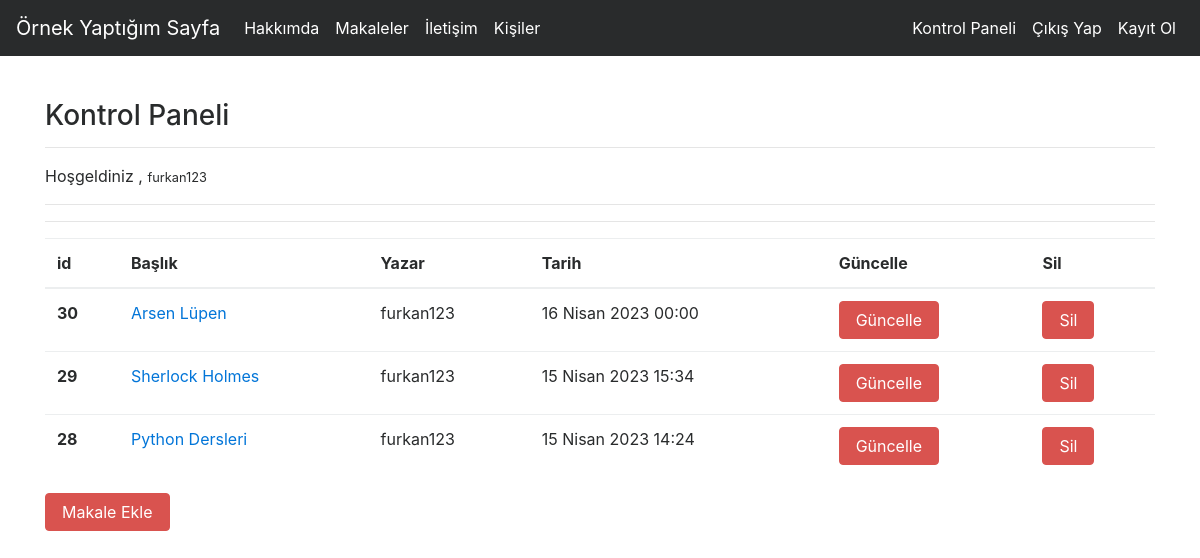
Screenshot of /articles/dashboard/ (signed in) with the database file from the repository.
### article/models.py (models this page shows, shortened)
class Article(models.Model):
    author = models.ForeignKey("auth.User",on_delete=models.CASCADE,verbose_name="Yazar") # foreingkey user tablosuna atıfta bulunuyor. /// on_delete user silindiğinde makaleyi sil anlamına geliyor.
    title = models.CharField(max_length=50,verbose_name="Başlık")
    content = RichTextField()
    created_date = models.DateTimeField(auto_now_add=True,verbose_name="Oluşturulma Tarihi")
    article_image = models.FileField(blank=True,null=True,verbose_name="Makaleye Resim Ekle")
    class Meta:
        ordering = ['-created_date']

### article/views.py (the view)
# urls.py: path('dashboard/',views.dashboard,name = "dashboard"),
@login_required(login_url="user:login")
def dashboard(request):
    article = Article.objects.filter(author = request.user)
    context = {
        "articles": article
    }
    return render(request,"dashboard.html",context)

### templates/dashboard.html
{% extends 'layout.html' %}
{% block body %}
<h3>Kontrol Paneli</h3>
<hr>
<p>
    Hoşgeldiniz , <small>{{request.user.username}}</small>
</p>
<hr>
<hr>
{% if articles %}
    <table class="table table-dark">
        <thead>
        <tr>
            <th scope="col">id</th>
            <th scope="col">Başlık</th>
            <th scope="col">Yazar</th>
            <th scope="col">Tarih</th>
            <th scope="col">Güncelle</th>
            <th scope="col">Sil</th>
        </tr>
        </thead>
        <tbody>
            {% for article in articles %}
            <tr>
                <th scope="row">{{article.id}}</th>
                <td><a href="{% url 'article:detail' article.id %}"> {{article.title}}</a></td>
                <td>{{article.author.username}}</td>
                <td>{{article.created_date}}</td>
                <td><a href="{% url 'article:update' article.id %}" class = "btn btn-danger">Güncelle</a></td>
                <td><a href="{% url 'article:delete' article.id %}" class = "btn btn-danger">Sil</a></td>
            </tr>
            {% endfor %}
        </tbody>
    </table>
    <a class = "btn btn-danger" href="{% url 'article:addarticle'%}">Makale Ekle</a>
{% else %}
<div class="alert alert-danger">
    Henüz bir makaleniz bulunmuyor.
</div>
{% endif %}
{% endblock body %}

### rows the page displays
Article: id "30", title "Arsen Lüpen", author.username "furkan123", created_date "16 Nisan 2023 00:00"
Article: id "29", title "Sherlock Holmes", author.username "furkan123", created_date "15 Nisan 2023 15:34"
Article: id "28", title "Python Dersleri", author.username "furkan123", created_date "15 Nisan 2023 14:24"

### other values shown
{{ request.user.username }} "furkan123"
